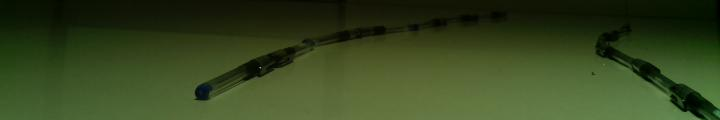
#> input picture actual_images/road3_cropped.jpg, 720 x 120 px
$ python try2.py
#> lines starting #> are read from the running program, lines starting #| are printed output that depends on the picture; after the words box and inside, x2 and y2 are one past the last pixel; in counts of white or black regions, pixels touching at a corner belong together
from skimage import filters,morphology,feature
from scipy import ndimage
from PIL import Image
import numpy as np

def threshold(im):
    thr = filters.threshold_otsu(im)
    for i in range(im.shape[0]):
        for j in range(im.shape[1]):
            if im[i,j] >= thr:
                im[i,j] = 1
            else:
                im[i,j] = 0
    return im

def get(im):
    return Image.fromarray(255*im/np.max(im))

im = Image.open('road3_cropped.jpg')
#> im is the input picture: PIL image 720x120 RGB; mean R, G, B 53.4, 68.7, 31.2
#im.show()
im = im.convert('L')
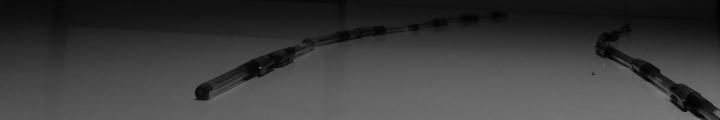
#> im: PIL image 720x120 L; min 1, max 149, mean 59.9
im = np.array(im)

im = filters.gaussian(im,3)
#> im: shape (120, 720) float64
im = filters.sobel(im)
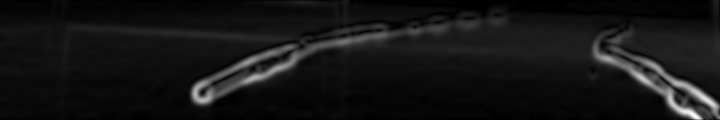
#> im: shape (120, 720) float64; min 8.72e-06, max 0.0711, mean 0.006; drawn with min black and max white
im = threshold(im)
#> in threshold, `thr = filters.threshold_otsu(im)`: thr = 0.0171
#> after the loop in threshold, `for i in range(im.shape[0]):`:
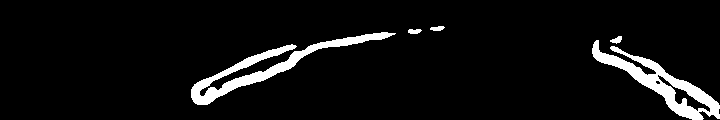
#> im: shape (120, 720) float64; values 0 (black) and 1 (white), 6.1% white; 5 white regions, box (x1, y1, x2, y2) and area: (191, 32, 396, 105) 2574, (592, 40, 720, 120) 2561, (610, 36, 622, 44) 57, (408, 29, 422, 34) 56, (430, 26, 445, 31) 55
for i in range(6):
    for j in range(6):
        im = morphology.binary_dilation(im)
    im = morphology.skeletonize(im)
#> this loop made 6 passes
#> pass 1, `im = morphology.skeletonize(im)`:
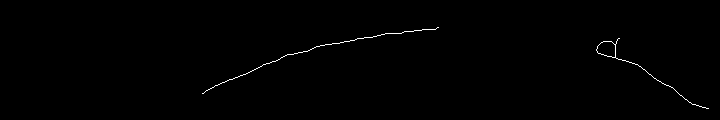
#> im: shape (120, 720) bool; 0.45% white in thin lines or dots, all inside (x1, y1, x2, y2) = (202, 27, 709, 109)
#> pass 2, `im = morphology.skeletonize(im)`:
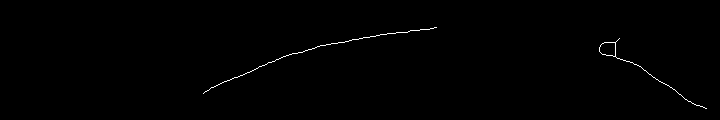
#> im: shape (120, 720) bool; 0.44% white in thin lines or dots, all inside (x1, y1, x2, y2) = (203, 27, 707, 109)
#> pass 3, `im = morphology.skeletonize(im)`:
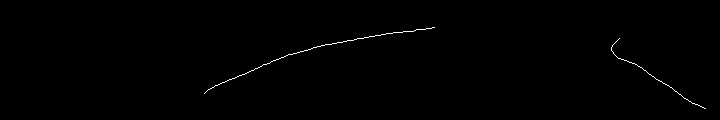
#> im: shape (120, 720) bool; 0.39% white in thin lines or dots, all inside (x1, y1, x2, y2) = (204, 27, 706, 109)
#> after the loop:
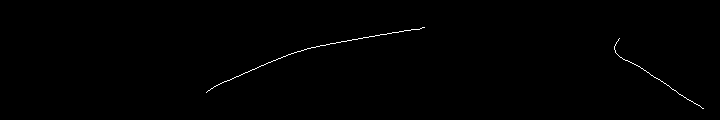
#> im: shape (120, 720) bool; 0.37% white in thin lines or dots, all inside (x1, y1, x2, y2) = (206, 27, 704, 109)
get(im).show()

$ run again, with actual_images/road4_cropped.jpg copied over actual_images/road3_cropped.jpg
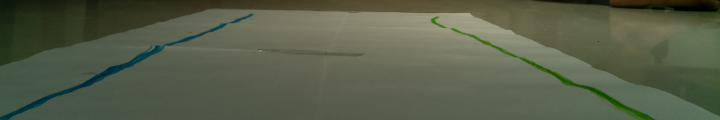
#> input picture actual_images/road4_cropped.jpg, 720 x 120 px
#> im is the input picture: PIL image 720x120 RGB; mean R, G, B 87.1, 93.7, 73.7
#> thr = 0.0136
#> after the loop in threshold, `for i in range(im.shape[0]):`:
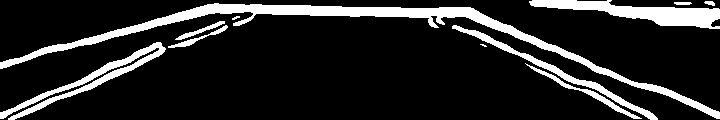
#> im: shape (120, 720) float64; values 0 (black) and 1 (white), 14.9% white; 11 white regions (2 under 20 px), largest, box (x1, y1, x2, y2) and area: (0, 3, 720, 119) 6221, (529, 0, 720, 29) 2405, (0, 42, 166, 120) 1923
#> after the loop `for i in range(6):`:
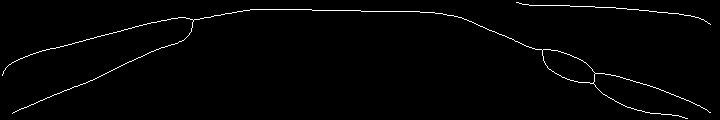
#> im: shape (120, 720) bool; 1.5% white in thin lines or dots
